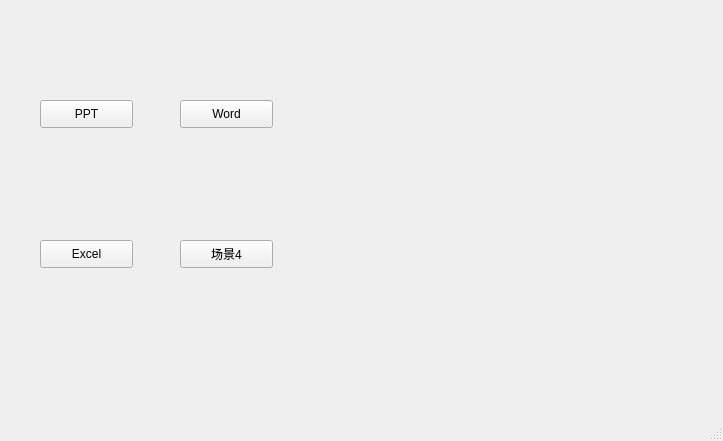
<?xml version="1.0" encoding="UTF-8"?>
<ui version="4.0">
 <class>MainWindow</class>
 <widget class="QMainWindow" name="MainWindow">
  <property name="geometry">
   <rect>
    <x>0</x>
    <y>0</y>
    <width>723</width>
    <height>441</height>
   </rect>
  </property>
  <property name="minimumSize">
   <size>
    <width>723</width>
    <height>441</height>
   </size>
  </property>
  <property name="maximumSize">
   <size>
    <width>723</width>
    <height>441</height>
   </size>
  </property>
  <property name="windowTitle">
   <string>MainWindow</string>
  </property>
  <widget class="QWidget" name="centralwidget">
   <widget class="QPushButton" name="m_scene1">
    <property name="geometry">
     <rect>
      <x>40</x>
      <y>100</y>
      <width>93</width>
      <height>28</height>
     </rect>
    </property>
    <property name="text">
     <string>PPT</string>
    </property>
   </widget>
   <widget class="QPushButton" name="m_scene2">
    <property name="geometry">
     <rect>
      <x>180</x>
      <y>100</y>
      <width>93</width>
      <height>28</height>
     </rect>
    </property>
    <property name="text">
     <string>Word</string>
    </property>
   </widget>
   <widget class="QPushButton" name="m_scene3">
    <property name="geometry">
     <rect>
      <x>40</x>
      <y>240</y>
      <width>93</width>
      <height>28</height>
     </rect>
    </property>
    <property name="text">
     <string>Excel</string>
    </property>
   </widget>
   <widget class="QPushButton" name="m_scene4">
    <property name="geometry">
     <rect>
      <x>180</x>
      <y>240</y>
      <width>93</width>
      <height>28</height>
     </rect>
    </property>
    <property name="text">
     <string>场景4</string>
    </property>
   </widget>
   <widget class="QStackedWidget" name="stackedWidget">
    <property name="geometry">
     <rect>
      <x>330</x>
      <y>30</y>
      <width>361</width>
      <height>361</height>
     </rect>
    </property>
    <widget class="QWidget" name="page"/>
    <widget class="QWidget" name="page_2"/>
   </widget>
  </widget>
  <widget class="QMenuBar" name="menubar">
   <property name="geometry">
    <rect>
     <x>0</x>
     <y>0</y>
     <width>723</width>
     <height>26</height>
    </rect>
   </property>
  </widget>
  <widget class="QStatusBar" name="statusbar"/>
 </widget>
 <resources/>
 <connections/>
</ui>
